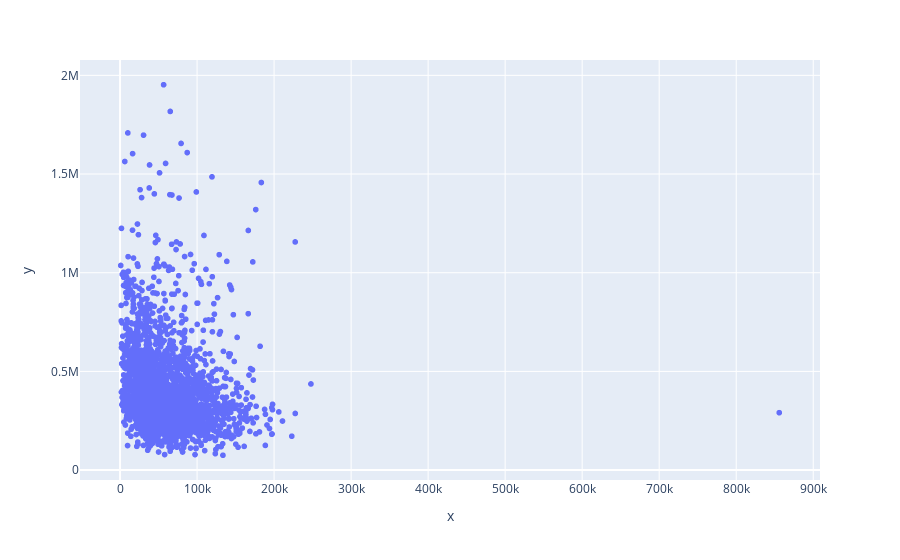

Notebook source saved alongside this figure:
### Markdown cell above
Scatter plot between Kilometers driven and selling price

### Code cell
fig = px.scatter(x=df['Kilometers Driven'], y=df['Selling Price'])
fig.show()

### Figure 1 — Plotly figure (JSON) as saved in the notebook; plotly's stock layout.template omitted (floating-point values rounded to 4 significant figures; data arrays with more than 128 entries replaced by an {"elided": "..."} marker saying what was removed)
{"data": [{"hovertemplate": "x=%{x}<br>y=%{y}<extra></extra>", "legendgroup": "", "marker": {"color": "#636efa", "symbol": "circle"}, "mode": "markers", "name": "", "showlegend": false, "type": "scattergl", "x": {"elided": "2235 int values"}, "xaxis": "x", "y": {"elided": "2235 int values"}, "yaxis": "y"}], "layout": {"legend": {"tracegroupgap": 0}, "margin": {"t": 60}, "xaxis": {"anchor": "y", "domain": [0, 1], "title": {"text": "x"}}, "yaxis": {"anchor": "x", "domain": [0, 1], "title": {"text": "y"}}}}
